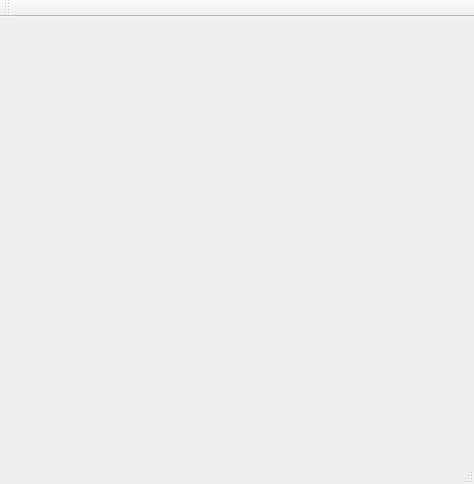
<?xml version="1.0" encoding="UTF-8"?>
<ui version="4.0">
 <class>Sudoku</class>
 <widget class="QMainWindow" name="Sudoku">
  <property name="geometry">
   <rect>
    <x>0</x>
    <y>0</y>
    <width>474</width>
    <height>484</height>
   </rect>
  </property>
  <property name="windowTitle">
   <string>Sudoku</string>
  </property>
  <widget class="QWidget" name="centralWidget">
   <widget class="QWidget" name="gridLayoutWidget">
    <property name="geometry">
     <rect>
      <x>20</x>
      <y>30</y>
      <width>431</width>
      <height>421</height>
     </rect>
    </property>
    <layout class="QGridLayout" name="LayoutNumber"/>
   </widget>
  </widget>
  <widget class="QMenuBar" name="menuBar">
   <property name="geometry">
    <rect>
     <x>0</x>
     <y>0</y>
     <width>474</width>
     <height>21</height>
    </rect>
   </property>
  </widget>
  <widget class="QToolBar" name="mainToolBar">
   <attribute name="toolBarArea">
    <enum>TopToolBarArea</enum>
   </attribute>
   <attribute name="toolBarBreak">
    <bool>false</bool>
   </attribute>
  </widget>
  <widget class="QStatusBar" name="statusBar"/>
 </widget>
 <layoutdefault spacing="6" margin="11"/>
 <resources/>
 <connections/>
</ui>
